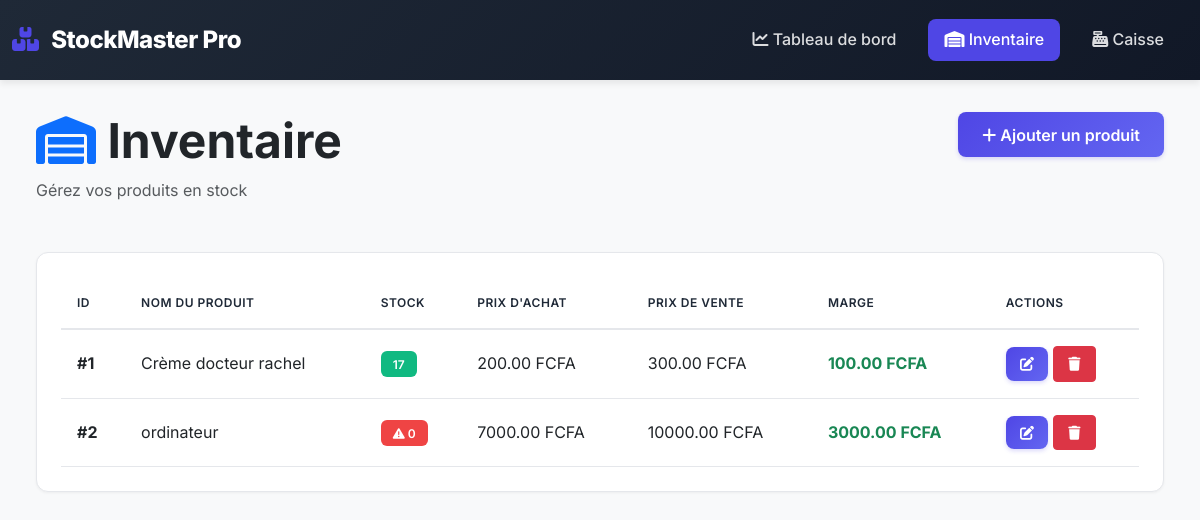
Page /inventory on the committed database.
### app.py (models this page shows, shortened)
class Product(db.Model):
    id = db.Column(db.Integer, primary_key=True)
    name = db.Column(db.String(200), nullable=False)
    stock_quantity = db.Column(db.Integer, default=0)
    buying_price = db.Column(db.Float, nullable=False)
    selling_price = db.Column(db.Float, nullable=False)
    sales = db.relationship('Sale', backref='product', lazy=True)

### app.py (the view)
@app.route('/inventory')
def inventory():
    products = Product.query.all()
    return render_template('inventory.html', products=products)

### templates/inventory.html (shortened to what this page needs)
{% extends "base.html" %}
{% block content %}
<div class="container-fluid">
    <div class="row mb-4">
        <div class="col-md-8">
            <h1 class="display-5 fw-bold text-dark">
                <i class="fas fa-warehouse text-primary"></i>
                Inventaire
            </h1>
            <p class="text-muted">Gérez vos produits en stock</p>
        </div>
        <div class="col-md-4 text-end">
            <button class="btn btn-primary-custom" data-bs-toggle="modal" data-bs-target="#addProductModal">
                <i class="fas fa-plus"></i> Ajouter un produit
            </button>
        </div>
    </div>
    <div class="table-container">
        {% if products %}
        <div class="table-responsive">
            <table class="table table-custom">
                <thead>
                    <tr>
                        <th>ID</th>
                        <th>Nom du Produit</th>
                        <th>Stock</th>
                        <th>Prix d'Achat</th>
                        <th>Prix de Vente</th>
                        <th>Marge</th>
                        <th>Actions</th>
                    </tr>
                </thead>
                <tbody>
                    {% for product in products %}
                    <tr>
                        <td><strong>#{{ product.id }}</strong></td>
                        <td>{{ product.name }}</td>
                        <td>
                            {% if product.stock_quantity < 5 %} <span class="badge-low-stock">
                                <i class="fas fa-exclamation-triangle"></i> {{ product.stock_quantity }}
                                </span>
                                {% else %}
                                <span class="badge-ok-stock">{{ product.stock_quantity }}</span>
                                {% endif %}
                        </td>
                        <td>{{ "%.2f"|format(product.buying_price) }} FCFA</td>
                        <td>{{ "%.2f"|format(product.selling_price) }} FCFA</td>
                        <td>
                            <strong class="text-success">
                                {{ "%.2f"|format(product.selling_price - product.buying_price) }} FCFA
                            </strong>
                        </td>
                        <td>
                            <button class="btn btn-sm btn-primary-custom btn-sm-custom" data-bs-toggle="modal"
                                data-bs-target="#editProductModal{{ product.id }}">
                                <i class="fas fa-edit"></i>
                            </button>
                            <button class="btn btn-sm btn-danger btn-sm-custom" data-bs-toggle="modal"
                                data-bs-target="#deleteProductModal{{ product.id }}">
                                <i class="fas fa-trash"></i>
                            </button>
                        </td>
                    </tr>
                    {% endfor %}
                </tbody>
            </table>
        </div>
        {% else %}
        <div class="alert alert-info alert-custom">
            <i class="fas fa-info-circle"></i>
            Aucun produit dans l'inventaire. Commencez par ajouter un produit !
        </div>
        {% endif %}
    </div>
</div>
{% endblock %}

### templates/base.html (shortened to what this page needs)
<!DOCTYPE html>
<html lang="fr">
<head>
    <link href="https://cdn.jsdelivr.net/npm/bootstrap@5.3.0/dist/css/bootstrap.min.css" rel="stylesheet">
    <link rel="stylesheet" href="https://cdnjs.cloudflare.com/ajax/libs/font-awesome/6.4.0/css/all.min.css">
</head>
<body>
    <nav class="navbar navbar-expand-lg navbar-dark navbar-custom">
        <div class="container-fluid">
            <a class="navbar-brand" href="/">
                <i class="fas fa-boxes"></i>
                StockMaster Pro
            </a>
            <div class="collapse navbar-collapse" id="navbarNav">
                <ul class="navbar-nav ms-auto">
                    <li class="nav-item">
                        <a class="nav-link {% if request.endpoint == 'dashboard' %}active{% endif %}" href="/">
                            <i class="fas fa-chart-line"></i> Tableau de bord
                        </a>
                    </li>
                    <li class="nav-item">
                        <a class="nav-link {% if request.endpoint == 'inventory' %}active{% endif %}" href="/inventory">
                            <i class="fas fa-warehouse"></i> Inventaire
                        </a>
                    </li>
                    <li class="nav-item">
                        <a class="nav-link {% if request.endpoint == 'sale_page' %}active{% endif %}" href="/sale">
                            <i class="fas fa-cash-register"></i> Caisse
                        </a>
                    </li>
                </ul>
            </div>
        </div>
    </nav>
    <div class="main-container">
        {% block content %}{% endblock %}
    </div>
</body>
</html>

### templates/base.html (style rules this page uses)
:root { --bg-light: #F8F9FA; --primary-indigo: #4F46E5; --primary-indigo-dark: #4338CA; --success-emerald: #10B981; --danger-coral: #EF4444; --text-dark: #1F2937; --text-muted: #6B7280; --border-light: #E5E7EB; --shadow-sm: 0 1px 3px rgba(0, 0, 0, 0.05); --shadow-md: 0 4px 6px rgba(0, 0, 0, 0.07); --shadow-lg: 0 10px 15px rgba(0, 0, 0, 0.1); }
* { margin: 0; padding: 0; box-sizing: border-box; }
body { font-family: 'Inter', -apple-system, BlinkMacSystemFont, sans-serif; background-color: var(--bg-light); color: var(--text-dark); line-height: 1.6; }
.navbar-custom { background: linear-gradient(135deg, #1F2937 0%, #111827 100%); box-shadow: var(--shadow-md); padding: 1rem 0; }
.navbar-brand { font-weight: 800; font-size: 1.5rem; color: #fff !important; letter-spacing: -0.5px; }
.navbar-brand i { color: var(--primary-indigo); margin-right: 0.5rem; }
.navbar-nav .nav-link { color: rgba(255, 255, 255, 0.85) !important; font-weight: 500; margin: 0 0.5rem; padding: 0.5rem 1rem !important; border-radius: 8px; transition: all 0.3s ease; }
.navbar-nav .nav-link.active { background-color: var(--primary-indigo); color: #fff !important; }
.main-container { max-width: 1400px; margin: 2rem auto; padding: 0 1.5rem; }
.table-container { background: #fff; border-radius: 12px; padding: 1.5rem; box-shadow: var(--shadow-sm); border: 1px solid var(--border-light); margin-top: 2rem; }
.table-custom { margin-bottom: 0; }
.table-custom thead { background-color: var(--bg-light); border-bottom: 2px solid var(--border-light); }
.table-custom thead th { font-weight: 600; color: var(--text-dark); text-transform: uppercase; font-size: 0.75rem; letter-spacing: 0.5px; padding: 1rem; border: none; }
.table-custom tbody tr { border-bottom: 1px solid var(--border-light); transition: background-color 0.2s ease; }
.table-custom tbody td { padding: 1rem; vertical-align: middle; border: none; }
.badge-low-stock { background-color: var(--danger-coral); color: #fff; font-weight: 600; padding: 0.35rem 0.75rem; border-radius: 6px; font-size: 0.75rem; }
.badge-ok-stock { background-color: var(--success-emerald); color: #fff; font-weight: 600; padding: 0.35rem 0.75rem; border-radius: 6px; font-size: 0.75rem; }
.btn-primary-custom { background: linear-gradient(135deg, var(--primary-indigo) 0%, #6366F1 100%); border: none; color: #fff; font-weight: 600; padding: 0.65rem 1.5rem; border-radius: 8px; transition: all 0.3s ease; box-shadow: 0 2px 4px rgba(79, 70, 229, 0.2); }
.btn-sm-custom { padding: 0.4rem 0.9rem; font-size: 0.875rem; }

### rows in the picture
Product: id "1", name "Crème docteur rachel", stock_quantity "17", buying_price "200.00", selling_price "300.00", product.selling_price-product.buying_price "100.00"
Product: id "2", name "ordinateur", stock_quantity "0", buying_price "7000.00", selling_price "10000.00", product.selling_price-product.buying_price "3000.00"
